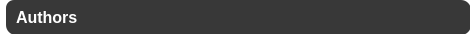
               <widget class="QFrame" name="faq_authors_white_background">
                <property name="minimumSize">
                 <size>
                  <width>470</width>
                  <height>34</height>
                 </size>
                </property>
                <property name="maximumSize">
                 <size>
                  <width>470</width>
                  <height>34</height>
                 </size>
                </property>
                <property name="font">
                 <font>
                  <family>Segoe UI</family>
                  <pointsize>10</pointsize>
                  <weight>75</weight>
                  <bold>true</bold>
                 </font>
                </property>
                <property name="styleSheet">
                 <string notr="true">background-color: #FFF;
border-radius: 10px;
border-top-right-radius: 17px;
border-bottom-right-radius: 17px;</string>
                </property>
                <property name="frameShape">
                 <enum>QFrame::StyledPanel</enum>
                </property>
                <property name="frameShadow">
                 <enum>QFrame::Raised</enum>
                </property>
                <layout class="QVBoxLayout" name="verticalLayout_17">
                 <property name="spacing">
                  <number>0</number>
                 </property>
                 <property name="leftMargin">
                  <number>6</number>
                 </property>
                 <property name="topMargin">
                  <number>0</number>
                 </property>
                 <property name="rightMargin">
                  <number>0</number>
                 </property>
                 <property name="bottomMargin">
                  <number>0</number>
                 </property>
                 <item>
                  <widget class="QFrame" name="faq_authors_grey_background">
                   <property name="minimumSize">
                    <size>
                     <width>465</width>
                     <height>35</height>
                    </size>
                   </property>
                   <property name="maximumSize">
                    <size>
                     <width>16777215</width>
                     <height>16777215</height>
                    </size>
                   </property>
                   <property name="styleSheet">
                    <string notr="true">QFrame {	
	background-color: #383838;
	border-radius: 10px;
	border-top-left-radius: 8px;
}
QFrame:hover{
	background-color: #3C3C3C;
}</string>
                   </property>
                   <property name="frameShape">
                    <enum>QFrame::StyledPanel</enum>
                   </property>
                   <property name="frameShadow">
                    <enum>QFrame::Raised</enum>
                   </property>
                   <widget class="QLabel" name="faq_authors_title">
                    <property name="geometry">
                     <rect>
                      <x>10</x>
                      <y>0</y>
                      <width>401</width>
                      <height>35</height>
                     </rect>
                    </property>
                    <property name="font">
                     <font>
                      <family>Segoe UI</family>
                      <pointsize>12</pointsize>
                      <weight>75</weight>
                      <bold>true</bold>
                     </font>
                    </property>
                    <property name="styleSheet">
                     <string notr="true">color: #FFF;
background: none;</string>
                    </property>
                    <property name="text">
                     <string>Authors</string>
                    </property>
                   </widget>
                   <widget class="QPushButton" name="faq_authors_btn">
                    <property name="geometry">
                     <rect>
                      <x>410</x>
                      <y>0</y>
                      <width>55</width>
                      <height>31</height>
                     </rect>
                    </property>
                    <property name="minimumSize">
                     <size>
                      <width>55</width>
                      <height>31</height>
                     </size>
                    </property>
                    <property name="maximumSize">
                     <size>
                      <width>55</width>
                      <height>31</height>
                     </size>
                    </property>
                    <property name="styleSheet">
                     <string notr="true">background: none;</string>
                    </property>
                    <property name="text">
                     <string/>
                    </property>
                    <property name="icon">
                     <iconset resource="imgs.qrc">
                      <normaloff>:/general/imgs/general/down_arrow.png</normaloff>:/general/imgs/general/down_arrow.png</iconset>
                    </property>
                    <property name="iconSize">
                     <size>
                      <width>20</width>
                      <height>20</height>
                     </size>
                    </property>
                   </widget>
                   <widget class="QLabel" name="faq_authors_text">
                    <property name="geometry">
                     <rect>
                      <x>10</x>
                      <y>40</y>
                      <width>421</width>
                      <height>91</height>
                     </rect>
                    </property>
                    <property name="font">
                     <font>
                      <family>Segoe UI</family>
                      <pointsize>10</pointsize>
                      <weight>75</weight>
                      <bold>true</bold>
                     </font>
                    </property>
                    <property name="styleSheet">
                     <string notr="true">color: #FFF;
background: none;</string>
                    </property>
                    <property name="text">
                     <string>&lt;html&gt;&lt;head/&gt;&lt;body&gt;&lt;p&gt;Developer - DIMFLIX&lt;/p&gt;&lt;p&gt;UX/UI Designer and Developer - DIMFLIX &lt;/p&gt;&lt;p&gt;Logo and Company name- PlayStack &lt;/p&gt;&lt;/body&gt;&lt;/html&gt;</string>
                    </property>
                    <property name="scaledContents">
                     <bool>true</bool>
                    </property>
                    <property name="alignment">
                     <set>Qt::AlignLeading|Qt::AlignLeft|Qt::AlignTop</set>
                    </property>
                    <property name="wordWrap">
                     <bool>true</bool>
                    </property>
                   </widget>
                  </widget>
                 </item>
                </layout>
               </widget>
